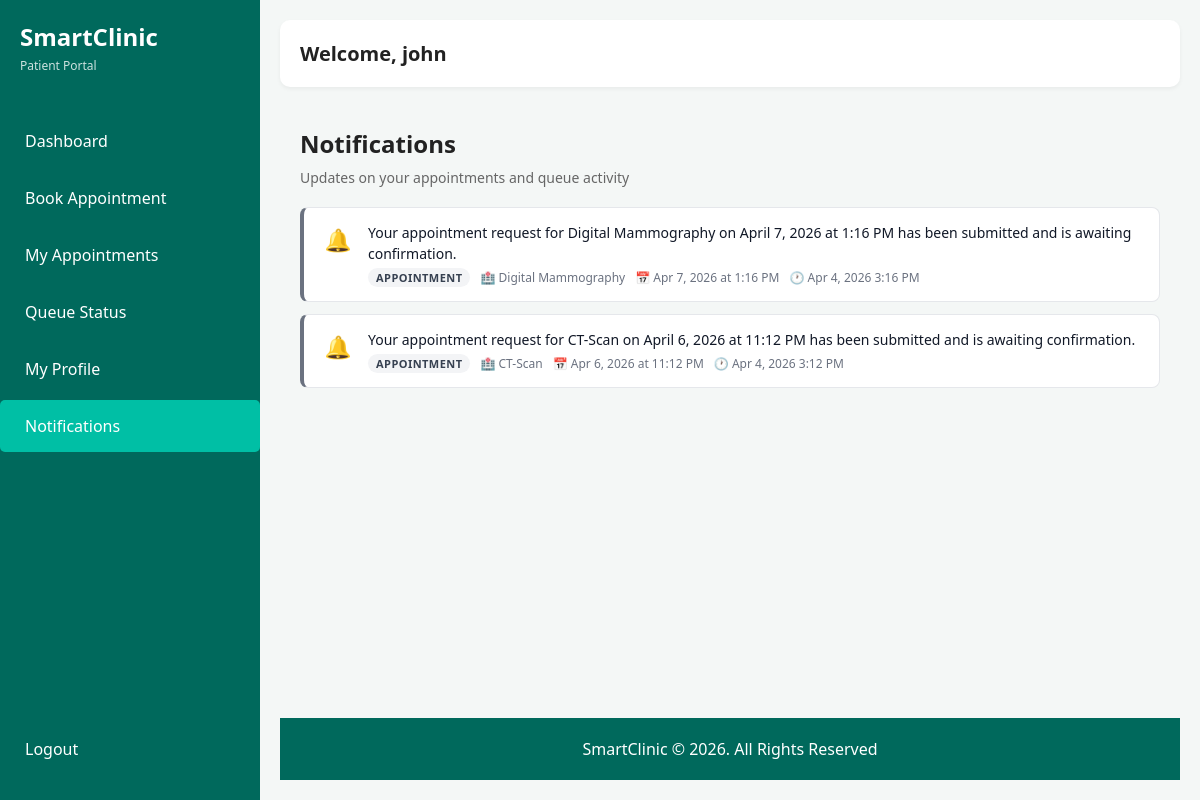
/patients/notifications.php (signed in), run on an earlier commit of the app's database.
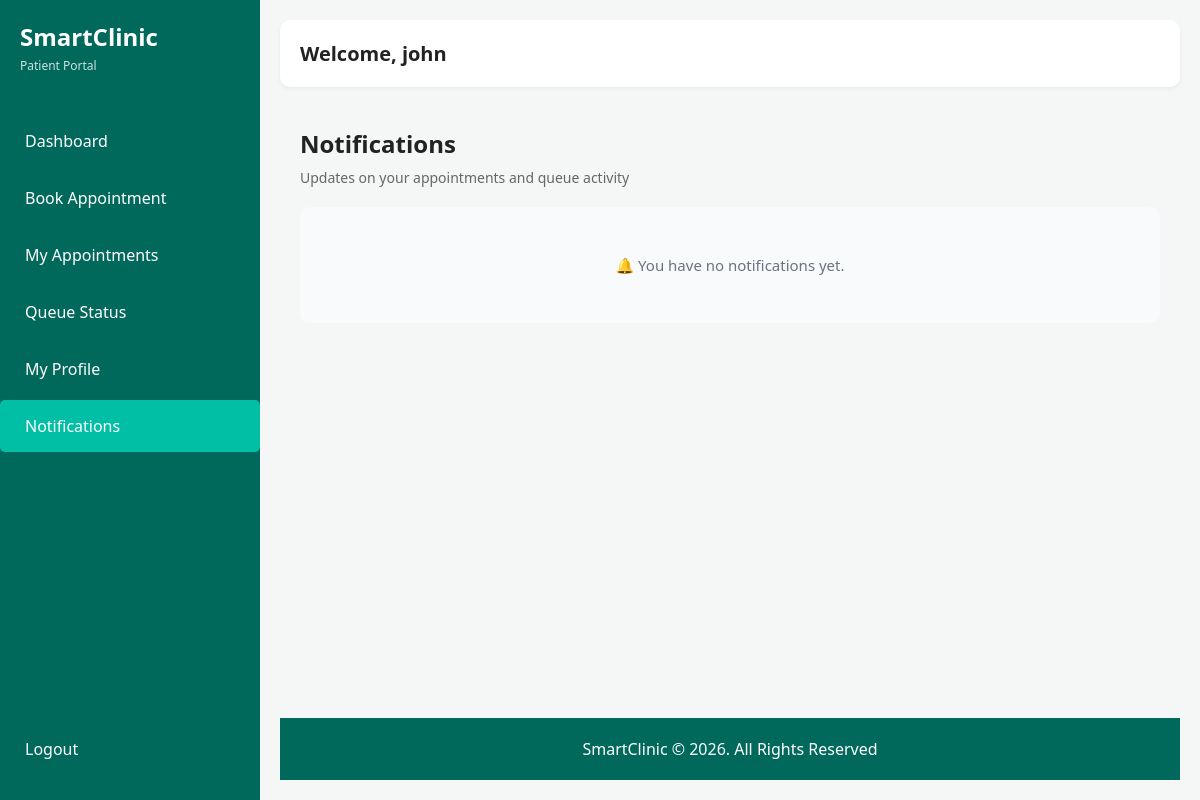
And on a later commit of the database.
### tables this page shows
CREATE TABLE `notifications` (
  `notification_id` int(11) UNSIGNED NOT NULL COMMENT 'PK for notifications',
  `user_id` int(11) UNSIGNED NOT NULL COMMENT 'FK users',
  `appointment_id` int(11) UNSIGNED DEFAULT NULL COMMENT 'FK appointments',
  `type` enum('appointment','queue','reminder','other') NOT NULL DEFAULT 'other' COMMENT 'Type of notification',
  `message` text DEFAULT NULL COMMENT 'Notification content',
  `created_at` timestamp NOT NULL DEFAULT current_timestamp() COMMENT 'Record creation date'
);

CREATE TABLE `services` (
  `service_id` int(11) UNSIGNED NOT NULL COMMENT 'PK for services',
  `service_name` varchar(100) NOT NULL COMMENT 'Name of the clinic service',
  `description` text DEFAULT NULL COMMENT 'Description of service',
  `estimated_duration` int(11) UNSIGNED NOT NULL DEFAULT 30 COMMENT 'Estimated duration in minutes'
);

CREATE TABLE `appointments` (
  `appointment_id` int(11) UNSIGNED NOT NULL COMMENT 'PK for appointments',
  `patient_id` int(11) UNSIGNED NOT NULL COMMENT 'FK users',
  `service_id` int(11) UNSIGNED NOT NULL COMMENT 'FK services',
  `appointment_date` date NOT NULL COMMENT 'Date of the appointment',
  `appointment_time` time NOT NULL COMMENT 'Time of the appointment',
  `status` enum('pending','confirmed','ongoing','completed','missed','cancelled') NOT NULL DEFAULT 'pending' COMMENT 'Current appointment status',
  `created_at` timestamp NOT NULL DEFAULT current_timestamp() COMMENT 'Creation date'
);

### patients/notifications.php (the view, shortened to what this page needs)
<?php
require_once '../config/database.php';
$patient_id = $_SESSION['user_id'];
$name_result = mysqli_query($conn, "SELECT first_name FROM users WHERE user_id = $patient_id");
$user = mysqli_fetch_assoc($name_result);
$query = "
    SELECT
        n.notification_id,
        n.type,
        n.message,
        n.created_at,
        n.appointment_id,
        a.appointment_date,
        a.appointment_time,
        s.service_name
    FROM notifications n
    LEFT JOIN appointments a ON n.appointment_id = a.appointment_id
    LEFT JOIN services s ON a.service_id = s.service_id
    WHERE n.user_id = $patient_id
    ORDER BY n.created_at DESC
";
$result = mysqli_query($conn, $query);
$notifications = [];
while ($row = mysqli_fetch_assoc($result)) {
    $notifications[] = $row;
}
?>
<!DOCTYPE html>
<html lang="en">
<head>
    <link rel="stylesheet" href="../assets/css/styles.css">
</head>
<body class="dashboard-page">
<div class="app-container">
    <aside class="sidebar">
        <div class="logo">
            <h1>SmartClinic</h1>
            <span>Patient Portal</span>
        </div>
        <nav class="menu">
            <a href="dashboard.php" class="nav-item">Dashboard</a>
            <a href="book_appointment.php" class="nav-item">Book Appointment</a>
            <a href="my_appointments.php" class="nav-item">My Appointments</a>
            <a href="queue_status.php" class="nav-item">Queue Status</a>
            <a href="profile.php" class="nav-item">My Profile</a>
            <a href="notifications.php" class="nav-item active">Notifications</a>
        </nav>
        <div class="logout">
            <a href="../logout.php" class="nav-item">Logout</a>
        </div>
    </aside>
    <main class="main-content">
        <header class="top-bar">
            <h2>Welcome, <?= htmlspecialchars($user['first_name'] ?? '') ?></h2>
        </header>
        <section class="dashboard">
            <div class="dashboard-header">
                <h3>Notifications</h3>
                <p>Updates on your appointments and queue activity</p>
            </div>
            <?php if (empty($notifications)): ?>
                <div class="no-data">
                    <p>🔔 You have no notifications yet.</p>
                </div>
            <?php else: ?>
                <div class="notif-list">
                <?php foreach ($notifications as $n):
                    $icon  = '🔔';
                    $badge = '<span class="notif-badge badge-gray">' . htmlspecialchars($n['type']) . '</span>';
                    $type_class = 'type-' . preg_replace('/[^a-z0-9_]/', '_', strtolower($n['type']));
                ?>
                    <div class="notif-card <?= $type_class ?>">
                        <div class="notif-icon"><?= $icon ?></div>
                        <div class="notif-body">
                            <p class="notif-message"><?= htmlspecialchars($n['message']) ?></p>
                            <div class="notif-meta">
                                <?= $badge ?>
                                <?php if (!empty($n['service_name'])): ?>
                                    <span>🏥 <?= htmlspecialchars($n['service_name']) ?></span>
                                <?php endif; ?>
                                <?php if (!empty($n['appointment_date'])): ?>
                                    <span>📅 <?= date('M j, Y', strtotime($n['appointment_date'])) ?>
                                    <?php if (!empty($n['appointment_time'])): ?>
                                        at <?= date('g:i A', strtotime($n['appointment_time'])) ?>
                                    <?php endif; ?>
                                    </span>
                                <?php endif; ?>
                                <span>🕐 <?= date('M j, Y g:i A', strtotime($n['created_at'])) ?></span>
                            </div>
                        </div>
                    </div>
                <?php endforeach; ?>
                </div>
            <?php endif; ?>
        </section>
        <footer class="footer">
            SmartClinic © 2026. All Rights Reserved
        </footer>
    </main>
</div>
</body>
</html>

What changed in the data, as far as the page shows it:
removed notifications: icon "🔔", message "Your appointment request for Digital Mammography on April 7, 2026 at 1:16 PM has been submitted and is awaiting confirmation.", type "APPOINTMENT", services.service_name "Digital Mammography", appointment.appointment_date "Apr 7, 2026", appointment.appointment_time "1:16 PM", created_at "Apr 4, 2026 3:16 PM"
removed notifications: icon "🔔", message "Your appointment request for CT-Scan on April 6, 2026 at 11:12 PM has been submitted and is awaiting confirmation.", type "APPOINTMENT", services.service_name "CT-Scan", appointment.appointment_date "Apr 6, 2026", appointment.appointment_time "11:12 PM", created_at "Apr 4, 2026 3:12 PM"
Also different on the page:
text now shown: "🔔 You have no notifications yet."
